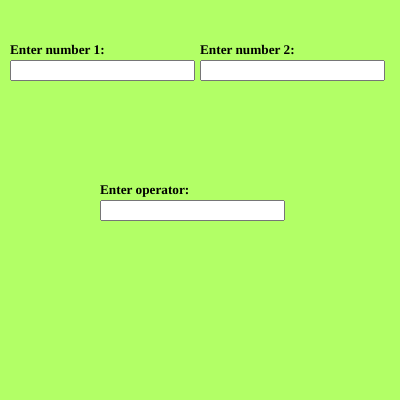
Frame 1 (no input)
Frame 60 (no input): identical to frame 1, image omitted
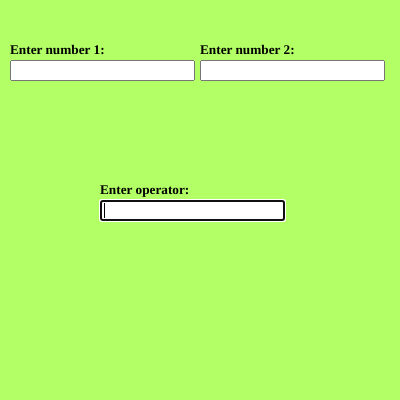
Frame 120 (the mouse pressed at the canvas centre since frame 60)

The p5.js sketch that drew these frames (run headless with seeded random() and noise() and a simulated clock; from frame 60 on, the mouse is pressed at the canvas centre):

// p5.js sketch
// ── sketch.js
let operator,input_num1,input_num2;
let num1,num2;
let greeting1,greeting2,greeting3;


function setup() 
{
  createCanvas(400, 400);
  background(178,255,102);

  input_num1=createInput();
  input_num1.position(10,60);
  greeting1=createElement('h5','Enter number 1:');
  greeting1.position(10,20);

  input_num2=createInput();
  input_num2.position(200,60);
  greeting2=createElement('h5','Enter number 2:');
  greeting2.position(200,20);

  operator=createInput();
  operator.position(100,200);
  greeting3=createElement('h5','Enter operator:');
  greeting3.position(100,160);

  textAlign(CENTER);
  textSize(50);
 
}

function draw() {
  num1=input_num1.value();
  num2=input_num2.value();
  var opr=operator.value();

  switch(opr) {
    case '+':
      console.log("addition of num1 and num2:");
      console.log(int(num1)+int(num2));
      break;

    case '-':
        console.log("subtraction of num1 and num2:");
        console.log(int(num1)-int(num2));
        break;

        case '*':
          console.log("multiplication of num1 and num2:");
          console.log(int(num1)*int(num2));
          break;

          case '/':
            console.log("division of num1 and num2:");
            console.log(int(num1)/int(num2));
            break;
            default:
              console.log("Please enter all valid operators");
  }

  
}
